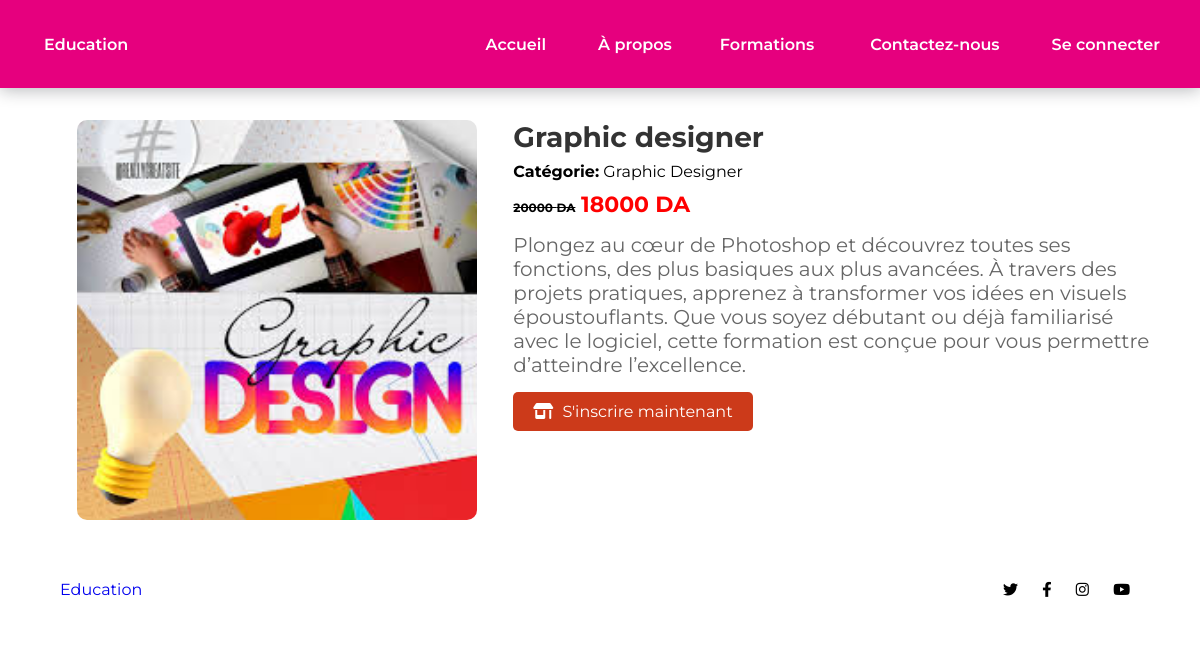
The app's page /espace_utilisateur/formation_detail.php?id=13 with its own data.
### tables this page shows
CREATE TABLE `formations` (
  `Id_formations` int(11) NOT NULL,
  `Id_categorie` varchar(100) NOT NULL,
  `nom_formation` varchar(191) NOT NULL,
  `description` mediumtext NOT NULL,
  `Prix` int(11) NOT NULL,
  `Prix_Promotion` int(11) NOT NULL,
  `images` varchar(191) NOT NULL,
  `date_creation` timestamp NOT NULL DEFAULT current_timestamp()
);

### espace_utilisateur/formation_detail.php (the view, shortened to what this page needs)
<?php
require_once $_SERVER['DOCUMENT_ROOT'] . '/espace admin/php/Connexion_bdd.php';
$formation = null;
if (isset($_GET['id']) && is_numeric($_GET['id'])) {
    $formationId = intval($_GET['id']);
    $query = "SELECT f.Id_formations, f.images, f.nom_formation, c.nomcategorie, f.description, f.Prix, f.Prix_Promotion, f.date_creation
              FROM formations f
              JOIN catégories c ON f.Id_categorie = c.Id_categorie
              WHERE f.Id_formations = ?";
    $stmt = $con->prepare($query);
    $stmt->bind_param('i', $formationId);
    $stmt->execute();
    $result = $stmt->get_result();
    $formation = $result->fetch_assoc();
} else {
    echo "Invalid formation ID.";
    exit;
}
?>
<!DOCTYPE html>
<html lang="fr">
<head>
    <link rel="stylesheet" href="https://cdnjs.cloudflare.com/ajax/libs/font-awesome/6.1.1/css/all.min.css">
    <link rel="stylesheet" href="https://cdnjs.cloudflare.com/ajax/libs/boxicons/2.0.7/css/boxicons.min.css">
    <link href="https://cdn.jsdelivr.net/npm/remixicon@3.2.0/fonts/remixicon.css" rel="stylesheet">
    <link rel="stylesheet" href="style.css">
</head>
<body>
    <header class="header">
        <nav class="nav container">
            <div class="nav__data">
                <a href="#" class="nav__logo">
                    <i class="ri-book-line"></i> Education
                </a>
            </div>
            <div class="nav__menu" id="nav-menu">
                <ul class="nav__list">
                    <li><a href="home.php" class="nav__link"><i class="ri-home-line"></i> Accueil</a></li>
                    <li><a href="A_propos.php" class="nav__link"><i class="ri-information-line"></i> À propos</a></li>
                    <li class="dropdown__item">
                        <a href="formations.php" class="nav__link">
                            Formations <i class="ri-arrow-down-s-line dropdown__arrow"></i>
                        </a>
                    </li>
                    <li><a href="contact.php" class="nav__link"><i class="ri-contacts-line"></i> Contactez-nous</a></li>
                    <li><a href="se_connecter.php" class="nav__link"><i class="ri-user-2-line"></i> Se connecter</a>
                    </li>
                </ul>
            </div>
        </nav>
    </header>
    <section class="row">
        <div class="img-holder">
            <img src="../espace admin/uploads/<?php echo htmlspecialchars($formation['images']); ?>" class="img"
                alt="<?php echo htmlspecialchars($formation['nom_formation']); ?>" />
        </div>
        <div class="product-details-holder">
            <h1 class="product-name"><?php echo htmlspecialchars($formation['nom_formation']); ?></h1>
            <p><strong>Catégorie:</strong> <?php echo htmlspecialchars($formation['nomcategorie']); ?></p>
            <h6 class="product-price">
                <?php
            if ($formation['Prix_Promotion']) {
                echo "<span class='original-price' style='font-size: 12px; color: black;'>" . htmlspecialchars($formation['Prix']) . " DA</span> <span class='promotional-price' style='font-size: 22px; color: red;'>" . htmlspecialchars($formation['Prix_Promotion']) . " DA</span>";
            } else {
                echo "<span style='font-size: 16px; color: black;'>" . htmlspecialchars($formation['Prix']) . " DA</span>";
            }
            ?>
            </h6>
            <p class="short-description"><?php echo nl2br(htmlspecialchars($formation['description'])); ?></p>
            <div class="action-buttons">
                <a href="checkout.php?id=<?php echo htmlspecialchars($formation['Id_formations']); ?>"
                    class="buy-now-btn"><i class="fa-solid fa-shop"></i> S'inscrire maintenant</a>
            </div>
        </div>
    </section>
    <footer>
        <div class="footer-content">
            <div class="footer-logo">
                <a href="#" class="logo">
                    <i class="ri-book-line"></i> Education
                </a>
            </div>
            <div class="social-links">
                <a href="https://twitter.com" class="social-icon"><i class="fab fa-twitter"></i></a>
                <a href="https://facebook.com" class="social-icon"><i class="fab fa-facebook-f"></i></a>
                <a href="https://instagram.com" class="social-icon"><i class="fab fa-instagram"></i></a>
                <a href="https://youtube.com" class="social-icon"><i class="fab fa-youtube"></i></a>
            </div>
        </div>
    </footer>
</body>
</html>

### espace_utilisateur/style.css (style rules this page uses)
:root { --header-height: 3.5rem; --black-color:#E6007E; --black-color-light: #E6007E; --black-color-lighten: #E6007E; --white-color: #fff; --body-color: hsl(220, 100%, 97%); --body-font: "Montserrat", sans-serif; --normal-font-size: .938rem; --font-regular: 400; --font-semi-bold: 600; --z-tooltip: 10; --z-fixed: 100; }
@media screen and (min-width: 1024px) { :root { --normal-font-size: 1rem; } }
* { box-sizing: border-box; padding: 0; margin: 0; }
body { font-family: var(--body-font); font-size: var(--normal-font-size); background-color:#ffffff; height: 100%; width: 100%; margin: 0; padding: 0; overflow-x: hidden; }
ul { list-style: none; }
a { text-decoration: none; }
.container { max-width: 1120px; margin-inline: 1.5rem; }
.header { position: fixed; top: 0; left: 0; width: 100%; background-color: var(--black-color); box-shadow: 0 2px 16px hsla(220, 32%, 8%, .3); z-index: var(--z-fixed); }
.nav { height: var(--header-height); }
.nav__logo, .nav__burger, .nav__close { color: var(--white-color); }
.nav__data { height: 100%; display: flex; justify-content: space-between; align-items: center; }
.nav__logo { display: inline-flex; align-items: center; column-gap: .25rem; font-weight: var(--font-semi-bold); }
.nav__link { color: var(--white-color); background-color: var(--black-color); font-weight: var(--font-semi-bold); padding: 1.25rem 1.5rem; display: flex; justify-content: space-between; align-items: center; transition: background-color .3s; }
.dropdown__item { cursor: pointer; }
@media screen and (min-width: 1118px) { .container { margin-inline: auto; } }
@media screen and (min-width: 1118px) { .nav { height: calc(var(--header-height) + 2rem); display: flex; justify-content: space-between; } }
@media screen and (min-width: 1118px) { .nav__list { height: 100%; display: flex; column-gap: 3rem; } }
@media screen and (min-width: 1118px) { .nav__link { height: 100%; padding: 0; justify-content: initial; column-gap: .25rem; } }
@media screen and (min-width: 1118px) { .dropdown__item, .dropdown__subitem { position: relative; } }
section { padding: 100px 14% 10px; background-color: #ffffff; margin-bottom: 5px; }
.social-icon { margin: 0 10px; color: #E6007E; font-size: 24px; }
footer { background-color: #ffffff; color: rgb(0, 0, 0); padding: 20px 0; display: flex; justify-content: space-between; align-items: center; font-size: 16px; }
.footer-content { width: 90%; margin: 0 auto; display: flex; justify-content: space-between; align-items: center; }
.social-links a { color: rgb(0, 0, 0); margin-left: 10px; font-size: 15px; }
.row { display: flex; flex-wrap: wrap; background: #ffffff; margin: 20px; padding: 20px; }
.img-holder { flex: 1 1 400px; padding-top: 80px; display: flex; justify-content: center; align-items: center; }
.img-holder img { width: 400px; height: 400px; border-radius: 10px; object-fit: cover; }
.product-details-holder { flex: 2 1 500px; padding-top: 80px; }
.product-name { font-size: 28px; color: #333; margin-bottom: 8px; }
.product-price { font-size: 20px; color: #888; margin: 10px 0; }
.original-price { text-decoration: line-through; color: #555; }
.promotional-price { color: red; }
.short-description { font-size: 20px; color: #666; margin-top: 15px; margin-bottom: 15px; }
.buy-now-btn { display: inline-block; padding: 10px 20px; background-color: #cc3a1a; color: #fff; text-decoration: none; text-align: center; border: none; border-radius: 5px; cursor: pointer; transition: background-color 0.3s ease; }
.buy-now-btn i { margin-right: 5px; }
.product-name { font-weight: bold; }
.product-price { color: rgb(220, 57, 57); }

### records on screen
formations: images (picture), nom_formation "Graphic designer", Id_categorie.nomcategorie "Graphic Designer", Prix "20000", Prix_Promotion "18000", description "Plongez au cœur de Photoshop et découvrez toutes ses fonctions, des plus basiques aux plus avancées. À travers des projets pratiques, apprenez à transformer vos idées en visuels époustouflants. Que vous soyez débutant ou déjà familiarisé avec le logiciel, cette formation est conçue pour vous permettre d’atteindre l’excellence."
